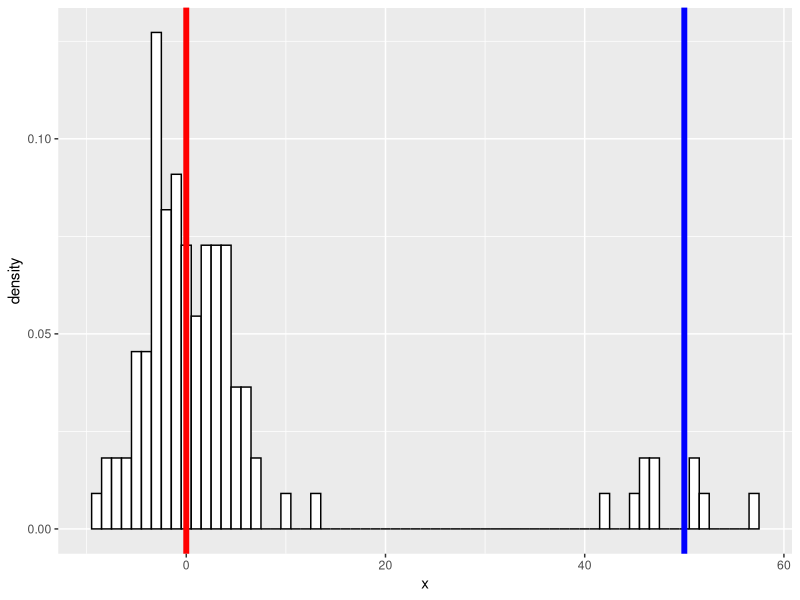
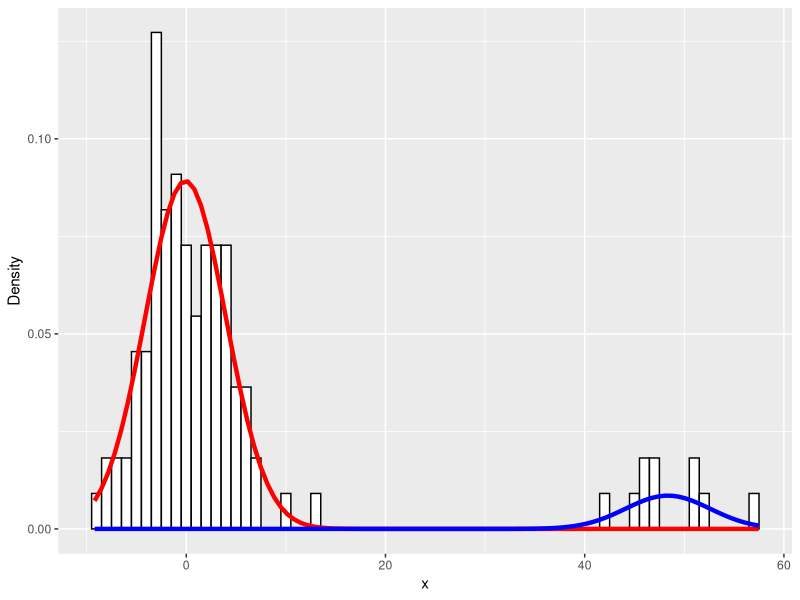

The R script that drew these images, in order:
## ---- chunk 1
knitr::opts_chunk$set(collapse = TRUE, dev = "png", comment = "#>")
#Sys.setenv("LANGUAGE"="EN") # Embed this for outputing English message
#Sys.setlocale('LC_ALL','C') # Embed this directly in the Rmarkdown script that contains the Chinese character comment
options(digits=3)
options(max.print=200)
## ---- chunk 2
library(ggplot2)
library(flexmix)
## ---- chunk 3
m1 <- 0
m2 <- 50
sd1 <- sd2 <- 5
N1 <- 100
N2 <- 10

a <- rnorm(n=N1, mean=m1, sd=sd1)
b <- rnorm(n=N2, mean=m2, sd=sd2)
## ---- chunk 4
x <- c(a,b)
class <- c(rep('a', N1), rep('b', N2))
data <- data.frame(cbind(x=as.numeric(x), class=as.factor(class)))

library("ggplot2")
p <- ggplot(data, aes(x = x)) + 
  geom_histogram(aes(x, ..density..), binwidth = 1, colour = "black", fill = "white") +
  geom_vline(xintercept = m1, col = "red", size = 2) + 
  geom_vline(xintercept = m2, col = "blue", size = 2)
p
## ---- chunk 5
set.seed(0)

mo1 <- FLXMRglm(family = "gaussian")
mo2 <- FLXMRglm(family = "gaussian")
flexfit <- flexmix(x ~ 1, data = data, k = 2, model = list(mo1, mo2))
## ---- chunk 6
print(table(clusters(flexfit), data$class))
## ---- chunk 7
parameters(flexfit)
## ---- chunk 8
c1 <- parameters(flexfit, component=2)[[1]]
c2 <- parameters(flexfit, component=1)[[1]]

cat('pred:', c1[1], '\n')
cat('true:', m1, '\n\n')
cat('pred:', c1[2], '\n')
cat('true:', sd1, '\n\n')

cat('pred:', c2[1], '\n')
cat('true:', m2, '\n\n')
cat('pred:', c2[2], '\n')
cat('true:', sd2, '\n\n')
## ---- chunk 9
plot_mix_comps <- function(x, mu, sigma, lam) {
  lam * dnorm(x, mu, sigma)
}

lam <- table(clusters(flexfit))
  
ggplot(data) +
geom_histogram(aes(x, ..density..), binwidth = 1, colour = "black", fill = "white") +
stat_function(geom = "line", fun = plot_mix_comps,
                args = list(c1[1], c1[2], lam[2]/sum(lam)),
                colour = "red", lwd = 1.5) +
stat_function(geom = "line", fun = plot_mix_comps,
                args = list(c2[1], c2[2], lam[1]/sum(lam)),
                colour = "blue", lwd = 1.5) +
ylab("Density")
## ---- chunk 10
flexfit = stepFlexmix(x ~ 1, data = data, k = 1:5, model = FLXMRglm(family = "gaussian"))
## ---- chunk 11
flexfit
## ---- chunk 12
fitBest = getModel(flexfit, which = "BIC")
str(fitBest, max.level = 2)
## ---- chunk 13
parameters(fitBest)
## ---- chunk 14
print(paste(m1, sd1))  
print(paste(m2, sd2))
## ---- chunk 15
set.seed(0)


fit1 <- flexmix(x ~ 1, data = data, k = 2, model = FLXMRglm(family = "gaussian"))
parameters(fit1)
## ---- chunk 16
fit2 <- flexmix(x ~ 1, data = data, k = 2, model = FLXMCnorm1())
parameters(fit2)
## ---- chunk 17
N1 <- 100
N2 <- 10

a <- rpois(N1, 0)
b <- rpois(N2, 50)

x <- c(a,b)
class <- c(rep('a', N1), rep('b', N2))
data <- data.frame(cbind(x=as.numeric(x), class=as.factor(class)))
## ---- chunk 18
fit3 <- flexmix(x ~ 1, data = data, k = 2, model = FLXMCmvpois())
parameters(fit3)
## ---- chunk 19
fit4 <- flexmix(x ~ 1, data = data, k = 2, model = FLXMRglm(family = "poisson"))
parameters(fit4)
## ---- chunk 20
set.seed(1234)

fit <- flexmix(x ~ 1, data = data, k = 2, model = FLXMCmvpois())
parameters(fit)
## ---- chunk 21
set.seed(1234)

fit <- flexmix(x ~ 1, data = data, k = 2, model = FLXMCmvpois())
parameters(fit)
## ---- chunk 22
set.seed(1234)
stepfit = stepFlexmix(x ~ 1, data = data, k = 1:5, model = FLXMCmvpois())
fit = getModel(flexfit, which = "BIC")
parameters(fit)
## ---- chunk 23
set.seed(1234)
stepfit = stepFlexmix(x ~ 1, data = data, k = 1:5, model = FLXMCmvpois())
fit = getModel(flexfit, which = "BIC")
parameters(fit)
